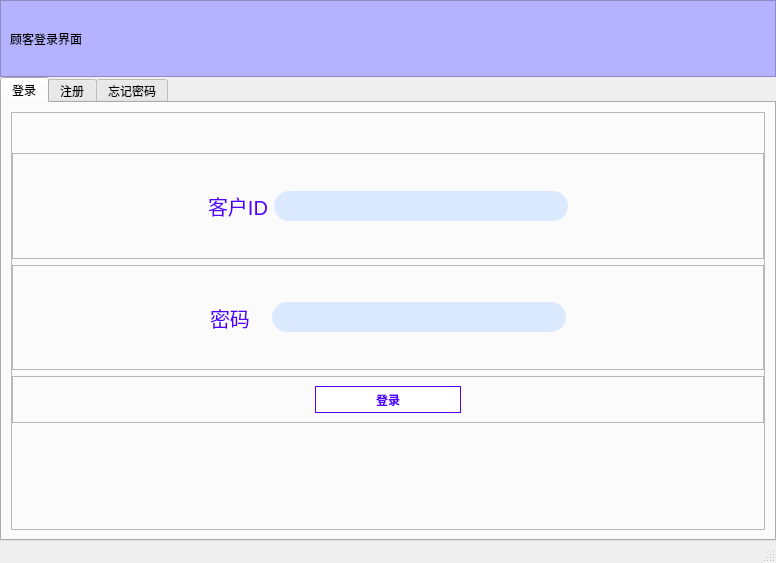
<?xml version="1.0" encoding="UTF-8"?>
<ui version="4.0">
 <class>Window_of_log</class>
 <widget class="QMainWindow" name="Window_of_log">
  <property name="enabled">
   <bool>true</bool>
  </property>
  <property name="geometry">
   <rect>
    <x>0</x>
    <y>0</y>
    <width>776</width>
    <height>563</height>
   </rect>
  </property>
  <property name="minimumSize">
   <size>
    <width>0</width>
    <height>0</height>
   </size>
  </property>
  <property name="maximumSize">
   <size>
    <width>16777215</width>
    <height>16777215</height>
   </size>
  </property>
  <property name="windowTitle">
   <string>顾客登录界面</string>
  </property>
  <property name="animated">
   <bool>true</bool>
  </property>
  <widget class="QWidget" name="centralwidget">
   <layout class="QVBoxLayout" name="verticalLayout" stretch="1,6">
    <property name="spacing">
     <number>0</number>
    </property>
    <property name="leftMargin">
     <number>0</number>
    </property>
    <property name="topMargin">
     <number>0</number>
    </property>
    <property name="rightMargin">
     <number>0</number>
    </property>
    <property name="bottomMargin">
     <number>0</number>
    </property>
    <item>
     <widget class="QFrame" name="frame">
      <property name="styleSheet">
       <string notr="true">background-color: rgb(181, 178, 255);</string>
      </property>
      <property name="frameShape">
       <enum>QFrame::StyledPanel</enum>
      </property>
      <property name="frameShadow">
       <enum>QFrame::Raised</enum>
      </property>
      <layout class="QHBoxLayout" name="horizontalLayout">
       <item>
        <widget class="QLabel" name="label">
         <property name="styleSheet">
          <string notr="true">font: 12pt &quot;幼圆&quot;;</string>
         </property>
         <property name="text">
          <string>顾客登录界面</string>
         </property>
        </widget>
       </item>
       <item>
        <spacer name="horizontalSpacer">
         <property name="orientation">
          <enum>Qt::Horizontal</enum>
         </property>
         <property name="sizeHint" stdset="0">
          <size>
           <width>40</width>
           <height>20</height>
          </size>
         </property>
        </spacer>
       </item>
       <item>
        <widget class="QPushButton" name="pushButton">
         <property name="styleSheet">
          <string notr="true">QPushButton,#pushbutton{
	border:none;
	color:(255,255,255)
}</string>
         </property>
         <property name="text">
          <string/>
         </property>
         <property name="icon">
          <iconset>
           <normaloff>Icon/minus.png</normaloff>Icon/minus.png</iconset>
         </property>
        </widget>
       </item>
       <item>
        <widget class="QPushButton" name="pushButton_2">
         <property name="styleSheet">
          <string notr="true">QPushButton,#pushbutton{
	border:none;
	color:(255,255,255)
}</string>
         </property>
         <property name="text">
          <string/>
         </property>
         <property name="icon">
          <iconset>
           <normaloff>Icon/close.png</normaloff>Icon/close.png</iconset>
         </property>
        </widget>
       </item>
      </layout>
     </widget>
    </item>
    <item>
     <widget class="QTabWidget" name="tabWidget">
      <property name="styleSheet">
       <string notr="true">QPushButton{
	border: 1px solid rgb(85, 0, 255);
	background-color: rgb(255, 255, 255);
	color: rgb(85, 0, 255);
	height: 25px;
	font-weight: 700;
}

QPushButton:hover{
	border: none;
	background-color: rgb(85, 0, 255);
	color: rgb(255, 255, 255);
}</string>
      </property>
      <property name="currentIndex">
       <number>0</number>
      </property>
      <widget class="QWidget" name="tab">
       <attribute name="title">
        <string>登录</string>
       </attribute>
       <layout class="QHBoxLayout" name="horizontalLayout_10">
        <item>
         <widget class="QFrame" name="frame_6">
          <property name="frameShape">
           <enum>QFrame::StyledPanel</enum>
          </property>
          <property name="frameShadow">
           <enum>QFrame::Raised</enum>
          </property>
          <layout class="QVBoxLayout" name="verticalLayout_3" stretch="0,1,1,0,1">
           <property name="leftMargin">
            <number>0</number>
           </property>
           <property name="topMargin">
            <number>0</number>
           </property>
           <property name="rightMargin">
            <number>0</number>
           </property>
           <property name="bottomMargin">
            <number>0</number>
           </property>
           <item>
            <spacer name="verticalSpacer">
             <property name="orientation">
              <enum>Qt::Vertical</enum>
             </property>
             <property name="sizeHint" stdset="0">
              <size>
               <width>20</width>
               <height>40</height>
              </size>
             </property>
            </spacer>
           </item>
           <item>
            <widget class="QFrame" name="frame_7">
             <property name="frameShape">
              <enum>QFrame::StyledPanel</enum>
             </property>
             <property name="frameShadow">
              <enum>QFrame::Raised</enum>
             </property>
             <layout class="QHBoxLayout" name="horizontalLayout_6" stretch="2,0,3,2">
              <property name="leftMargin">
               <number>0</number>
              </property>
              <property name="topMargin">
               <number>0</number>
              </property>
              <property name="rightMargin">
               <number>0</number>
              </property>
              <property name="bottomMargin">
               <number>0</number>
              </property>
              <item>
               <spacer name="horizontalSpacer_8">
                <property name="orientation">
                 <enum>Qt::Horizontal</enum>
                </property>
                <property name="sizeHint" stdset="0">
                 <size>
                  <width>40</width>
                  <height>20</height>
                 </size>
                </property>
               </spacer>
              </item>
              <item>
               <widget class="QLabel" name="label_4">
                <property name="styleSheet">
                 <string notr="true">color: rgb(85, 0, 255);
	font-size: 20px;</string>
                </property>
                <property name="text">
                 <string>客户ID</string>
                </property>
               </widget>
              </item>
              <item>
               <widget class="QLineEdit" name="textUser">
                <property name="styleSheet">
                 <string notr="true">QLineEdit{
	height: 30px;
	border-radius: 15px;
	padding-left: 10px;
	color: rgb(85, 0, 255);
	font-size: 20px;	
	background-color: rgb(219, 233, 255);
}
QLineEdit:focus{
	border: 1px solid  rgb(181, 201, 255);
}</string>
                </property>
                <property name="text">
                 <string/>
                </property>
               </widget>
              </item>
              <item>
               <spacer name="horizontalSpacer_9">
                <property name="orientation">
                 <enum>Qt::Horizontal</enum>
                </property>
                <property name="sizeHint" stdset="0">
                 <size>
                  <width>40</width>
                  <height>20</height>
                 </size>
                </property>
               </spacer>
              </item>
             </layout>
            </widget>
           </item>
           <item>
            <widget class="QFrame" name="frame_8">
             <property name="frameShape">
              <enum>QFrame::StyledPanel</enum>
             </property>
             <property name="frameShadow">
              <enum>QFrame::Raised</enum>
             </property>
             <layout class="QHBoxLayout" name="horizontalLayout_7" stretch="2,0,3,2">
              <property name="leftMargin">
               <number>0</number>
              </property>
              <property name="topMargin">
               <number>0</number>
              </property>
              <property name="rightMargin">
               <number>0</number>
              </property>
              <property name="bottomMargin">
               <number>0</number>
              </property>
              <item>
               <spacer name="horizontalSpacer_10">
                <property name="orientation">
                 <enum>Qt::Horizontal</enum>
                </property>
                <property name="sizeHint" stdset="0">
                 <size>
                  <width>40</width>
                  <height>20</height>
                 </size>
                </property>
               </spacer>
              </item>
              <item>
               <layout class="QHBoxLayout" name="horizontalLayout_8">
                <property name="spacing">
                 <number>5</number>
                </property>
                <property name="rightMargin">
                 <number>16</number>
                </property>
                <item>
                 <widget class="QLabel" name="label_5">
                  <property name="sizePolicy">
                   <sizepolicy hsizetype="Preferred" vsizetype="Preferred">
                    <horstretch>6</horstretch>
                    <verstretch>0</verstretch>
                   </sizepolicy>
                  </property>
                  <property name="styleSheet">
                   <string notr="true">color: rgb(85, 0, 255);
	font-size: 20px;</string>
                  </property>
                  <property name="text">
                   <string>密码</string>
                  </property>
                 </widget>
                </item>
               </layout>
              </item>
              <item>
               <widget class="QLineEdit" name="textPwd">
                <property name="styleSheet">
                 <string notr="true">QLineEdit{
	height: 30px;
	border-radius: 15px;
	padding-left: 10px;
	color: rgb(85, 0, 255);
	font-size: 20px;	
	background-color: rgb(219, 233, 255);
}
QLineEdit:focus{
	border: 1px solid  rgb(181, 201, 255);
}</string>
                </property>
                <property name="echoMode">
                 <enum>QLineEdit::Password</enum>
                </property>
               </widget>
              </item>
              <item>
               <spacer name="horizontalSpacer_11">
                <property name="orientation">
                 <enum>Qt::Horizontal</enum>
                </property>
                <property name="sizeHint" stdset="0">
                 <size>
                  <width>40</width>
                  <height>20</height>
                 </size>
                </property>
               </spacer>
              </item>
             </layout>
            </widget>
           </item>
           <item>
            <widget class="QFrame" name="frame_9">
             <property name="frameShape">
              <enum>QFrame::StyledPanel</enum>
             </property>
             <property name="frameShadow">
              <enum>QFrame::Raised</enum>
             </property>
             <layout class="QHBoxLayout" name="horizontalLayout_9" stretch="2,1,2">
              <item>
               <spacer name="horizontalSpacer_12">
                <property name="orientation">
                 <enum>Qt::Horizontal</enum>
                </property>
                <property name="sizeHint" stdset="0">
                 <size>
                  <width>221</width>
                  <height>20</height>
                 </size>
                </property>
               </spacer>
              </item>
              <item>
               <widget class="QPushButton" name="buttonLogin">
                <property name="styleSheet">
                 <string notr="true">QPushButton{
	border: 1px solid rgb(85, 0, 255);
	background-color: rgb(255, 255, 255);
	color: rgb(85, 0, 255);
	height: 25px;
	font-weight: 700;
}

QPushButton:hover{
	border: none;
	background-color: rgb(85, 0, 255);
	color: rgb(255, 255, 255);
}
</string>
                </property>
                <property name="text">
                 <string>登录</string>
                </property>
               </widget>
              </item>
              <item>
               <spacer name="horizontalSpacer_13">
                <property name="orientation">
                 <enum>Qt::Horizontal</enum>
                </property>
                <property name="sizeHint" stdset="0">
                 <size>
                  <width>221</width>
                  <height>20</height>
                 </size>
                </property>
               </spacer>
              </item>
             </layout>
            </widget>
           </item>
           <item>
            <spacer name="verticalSpacer_3">
             <property name="orientation">
              <enum>Qt::Vertical</enum>
             </property>
             <property name="sizeHint" stdset="0">
              <size>
               <width>20</width>
               <height>40</height>
              </size>
             </property>
            </spacer>
           </item>
          </layout>
         </widget>
        </item>
       </layout>
      </widget>
      <widget class="QWidget" name="tab_2">
       <attribute name="title">
        <string>注册</string>
       </attribute>
       <layout class="QVBoxLayout" name="verticalLayout_2" stretch="4,1">
        <property name="spacing">
         <number>0</number>
        </property>
        <property name="leftMargin">
         <number>0</number>
        </property>
        <property name="topMargin">
         <number>0</number>
        </property>
        <property name="rightMargin">
         <number>0</number>
        </property>
        <property name="bottomMargin">
         <number>0</number>
        </property>
        <item>
         <widget class="QFrame" name="frame_2">
          <property name="frameShape">
           <enum>QFrame::StyledPanel</enum>
          </property>
          <property name="frameShadow">
           <enum>QFrame::Raised</enum>
          </property>
          <layout class="QHBoxLayout" name="horizontalLayout_3" stretch="1,1">
           <property name="spacing">
            <number>0</number>
           </property>
           <property name="leftMargin">
            <number>0</number>
           </property>
           <property name="topMargin">
            <number>0</number>
           </property>
           <property name="rightMargin">
            <number>0</number>
           </property>
           <property name="bottomMargin">
            <number>0</number>
           </property>
           <item>
            <widget class="QFrame" name="frame_4">
             <property name="frameShape">
              <enum>QFrame::StyledPanel</enum>
             </property>
             <property name="frameShadow">
              <enum>QFrame::Raised</enum>
             </property>
             <layout class="QVBoxLayout" name="verticalLayout_4">
              <property name="spacing">
               <number>0</number>
              </property>
              <property name="leftMargin">
               <number>0</number>
              </property>
              <property name="topMargin">
               <number>0</number>
              </property>
              <property name="rightMargin">
               <number>0</number>
              </property>
              <property name="bottomMargin">
               <number>0</number>
              </property>
              <item>
               <widget class="QFrame" name="frame_21">
                <property name="frameShape">
                 <enum>QFrame::StyledPanel</enum>
                </property>
                <property name="frameShadow">
                 <enum>QFrame::Raised</enum>
                </property>
                <layout class="QHBoxLayout" name="horizontalLayout_19">
                 <item>
                  <widget class="QLabel" name="label_14">
                   <property name="styleSheet">
                    <string notr="true">color: rgb(85, 0, 255);</string>
                   </property>
                   <property name="text">
                    <string>公司名称</string>
                   </property>
                  </widget>
                 </item>
                 <item>
                  <widget class="QLineEdit" name="text2KCom">
                   <property name="styleSheet">
                    <string notr="true">QLineEdit{
	height: 30px;
	border-radius: 15px;
	color: rgb(85, 0, 255);
	font-size: 20px;	
	background-color: rgb(219, 233, 255);
}
QLineEdit:focus{
	border: 1px solid  rgb(181, 201, 255);
}</string>
                   </property>
                  </widget>
                 </item>
                </layout>
               </widget>
              </item>
              <item>
               <widget class="QFrame" name="frame_10">
                <property name="frameShape">
                 <enum>QFrame::StyledPanel</enum>
                </property>
                <property name="frameShadow">
                 <enum>QFrame::Raised</enum>
                </property>
                <layout class="QHBoxLayout" name="horizontalLayout_4">
                 <item>
                  <widget class="QLabel" name="label_2">
                   <property name="styleSheet">
                    <string notr="true">color: rgb(85, 0, 255);</string>
                   </property>
                   <property name="text">
                    <string>姓名</string>
                   </property>
                  </widget>
                 </item>
                 <item>
                  <widget class="QLineEdit" name="text2KName">
                   <property name="styleSheet">
                    <string notr="true">QLineEdit{
	height: 30px;
	border-radius: 15px;
	color: rgb(85, 0, 255);
	font-size: 20px;	
	background-color: rgb(219, 233, 255);
}
QLineEdit:focus{
	border: 1px solid  rgb(181, 201, 255);
}</string>
                   </property>
                  </widget>
                 </item>
                </layout>
               </widget>
              </item>
              <item>
               <widget class="QFrame" name="frame_14">
                <property name="frameShape">
                 <enum>QFrame::StyledPanel</enum>
                </property>
                <property name="frameShadow">
                 <enum>QFrame::Raised</enum>
                </property>
                <layout class="QHBoxLayout" name="horizontalLayout_5">
                 <item>
                  <widget class="QLabel" name="label_3">
                   <property name="styleSheet">
                    <string notr="true">color: rgb(85, 0, 255);</string>
                   </property>
                   <property name="text">
                    <string>职务</string>
                   </property>
                  </widget>
                 </item>
                 <item>
                  <widget class="QLineEdit" name="text2KJob">
                   <property name="styleSheet">
                    <string notr="true">QLineEdit{
	height: 30px;
	border-radius: 15px;
	color: rgb(85, 0, 255);
	font-size: 20px;	
	background-color: rgb(219, 233, 255);
}
QLineEdit:focus{
	border: 1px solid  rgb(181, 201, 255);
}</string>
                   </property>
                  </widget>
                 </item>
                </layout>
               </widget>
              </item>
              <item>
               <widget class="QFrame" name="frame_13">
                <property name="frameShape">
                 <enum>QFrame::StyledPanel</enum>
                </property>
                <property name="frameShadow">
                 <enum>QFrame::Raised</enum>
                </property>
                <layout class="QHBoxLayout" name="horizontalLayout_11">
                 <item>
                  <widget class="QLabel" name="label_6">
                   <property name="styleSheet">
                    <string notr="true">color: rgb(85, 0, 255);</string>
                   </property>
                   <property name="text">
                    <string>城市</string>
                   </property>
                  </widget>
                 </item>
                 <item>
                  <widget class="QLineEdit" name="text2KCity">
                   <property name="styleSheet">
                    <string notr="true">QLineEdit{
	height: 30px;
	border-radius: 15px;
	color: rgb(85, 0, 255);
	font-size: 20px;	
	background-color: rgb(219, 233, 255);
}
QLineEdit:focus{
	border: 1px solid  rgb(181, 201, 255);
}</string>
                   </property>
                  </widget>
                 </item>
                </layout>
               </widget>
              </item>
              <item>
               <widget class="QFrame" name="frame_12">
                <property name="frameShape">
                 <enum>QFrame::StyledPanel</enum>
                </property>
                <property name="frameShadow">
                 <enum>QFrame::Raised</enum>
                </property>
                <layout class="QHBoxLayout" name="horizontalLayout_12">
                 <item>
                  <widget class="QLabel" name="label_7">
                   <property name="styleSheet">
                    <string notr="true">color: rgb(85, 0, 255);</string>
                   </property>
                   <property name="text">
                    <string>地区</string>
                   </property>
                  </widget>
                 </item>
                 <item>
                  <widget class="QLineEdit" name="text2KArea">
                   <property name="styleSheet">
                    <string notr="true">QLineEdit{
	height: 30px;
	border-radius: 15px;
	color: rgb(85, 0, 255);
	font-size: 20px;	
	background-color: rgb(219, 233, 255);
}
QLineEdit:focus{
	border: 1px solid  rgb(181, 201, 255);
}</string>
                   </property>
                  </widget>
                 </item>
                </layout>
               </widget>
              </item>
              <item>
               <widget class="QFrame" name="frame_11">
                <property name="styleSheet">
                 <string notr="true">QLineEdit{
	height: 20px;
	border-radius: 15px;
	color: rgb(85, 0, 255);
	font-size: 20px;	
	background-color: rgb(219, 233, 255);
}
QLineEdit:focus{
	border: 1px solid  rgb(181, 201, 255);
}</string>
                </property>
                <property name="frameShape">
                 <enum>QFrame::StyledPanel</enum>
                </property>
                <property name="frameShadow">
                 <enum>QFrame::Raised</enum>
                </property>
                <layout class="QHBoxLayout" name="horizontalLayout_13">
                 <item>
                  <widget class="QLabel" name="label_8">
                   <property name="styleSheet">
                    <string notr="true">color: rgb(85, 0, 255);</string>
                   </property>
                   <property name="text">
                    <string>国家</string>
                   </property>
                  </widget>
                 </item>
                 <item>
                  <widget class="QLineEdit" name="text2KCountry">
                   <property name="sizePolicy">
                    <sizepolicy hsizetype="Expanding" vsizetype="Fixed">
                     <horstretch>0</horstretch>
                     <verstretch>0</verstretch>
                    </sizepolicy>
                   </property>
                   <property name="minimumSize">
                    <size>
                     <width>0</width>
                     <height>0</height>
                    </size>
                   </property>
                   <property name="styleSheet">
                    <string>QLineEdit{
	height: 30px;
	border-radius: 15px;
	color: rgb(85, 0, 255);
	font-size: 20px;	
	background-color: rgb(219, 233, 255);
}
QLineEdit:focus{
	border: 1px solid  rgb(181, 201, 255);
}</string>
                   </property>
                  </widget>
                 </item>
                </layout>
               </widget>
              </item>
             </layout>
            </widget>
           </item>
           <item>
            <widget class="QFrame" name="frame_5">
             <property name="frameShape">
              <enum>QFrame::StyledPanel</enum>
             </property>
             <property name="frameShadow">
              <enum>QFrame::Raised</enum>
             </property>
             <layout class="QHBoxLayout" name="horizontalLayout_16">
              <property name="spacing">
               <number>0</number>
              </property>
              <property name="leftMargin">
               <number>0</number>
              </property>
              <property name="topMargin">
               <number>0</number>
              </property>
              <property name="rightMargin">
               <number>0</number>
              </property>
              <property name="bottomMargin">
               <number>0</number>
              </property>
              <item>
               <widget class="QFrame" name="frame_22">
                <property name="frameShape">
                 <enum>QFrame::StyledPanel</enum>
                </property>
                <property name="frameShadow">
                 <enum>QFrame::Raised</enum>
                </property>
                <layout class="QVBoxLayout" name="verticalLayout_6">
                 <property name="spacing">
                  <number>0</number>
                 </property>
                 <property name="leftMargin">
                  <number>0</number>
                 </property>
                 <property name="topMargin">
                  <number>0</number>
                 </property>
                 <property name="rightMargin">
                  <number>0</number>
                 </property>
                 <property name="bottomMargin">
                  <number>0</number>
                 </property>
                 <item>
                  <widget class="QFrame" name="frame_23">
                   <property name="frameShape">
                    <enum>QFrame::StyledPanel</enum>
                   </property>
                   <property name="frameShadow">
                    <enum>QFrame::Raised</enum>
                   </property>
                   <layout class="QHBoxLayout" name="horizontalLayout_20">
                    <item>
                     <widget class="QLabel" name="label_15">
                      <property name="styleSheet">
                       <string notr="true">color: rgb(85, 0, 255);</string>
                      </property>
                      <property name="text">
                       <string>邮政编码</string>
                      </property>
                     </widget>
                    </item>
                    <item>
                     <widget class="QLineEdit" name="text2Kecode">
                      <property name="styleSheet">
                       <string notr="true">QLineEdit{
	height: 30px;
	border-radius: 15px;
	color: rgb(85, 0, 255);
	font-size: 20px;	
	background-color: rgb(219, 233, 255);
}
QLineEdit:focus{
	border: 1px solid  rgb(181, 201, 255);
}</string>
                      </property>
                     </widget>
                    </item>
                   </layout>
                  </widget>
                 </item>
                 <item>
                  <widget class="QFrame" name="frame_24">
                   <property name="frameShape">
                    <enum>QFrame::StyledPanel</enum>
                   </property>
                   <property name="frameShadow">
                    <enum>QFrame::Raised</enum>
                   </property>
                   <layout class="QHBoxLayout" name="horizontalLayout_21">
                    <item>
                     <widget class="QLabel" name="label_16">
                      <property name="styleSheet">
                       <string notr="true">color: rgb(85, 0, 255);</string>
                      </property>
                      <property name="text">
                       <string>详细地址</string>
                      </property>
                     </widget>
                    </item>
                    <item>
                     <widget class="QLineEdit" name="text2Adrr">
                      <property name="styleSheet">
                       <string notr="true">QLineEdit{
	height: 30px;
	border-radius: 15px;
	color: rgb(85, 0, 255);
	font-size: 20px;	
	background-color: rgb(219, 233, 255);
}
QLineEdit:focus{
	border: 1px solid  rgb(181, 201, 255);
}</string>
                      </property>
                     </widget>
                    </item>
                   </layout>
                  </widget>
                 </item>
                 <item>
                  <widget class="QFrame" name="frame_25">
                   <property name="frameShape">
                    <enum>QFrame::StyledPanel</enum>
                   </property>
                   <property name="frameShadow">
                    <enum>QFrame::Raised</enum>
                   </property>
                   <layout class="QHBoxLayout" name="horizontalLayout_22">
                    <item>
                     <widget class="QLabel" name="label_17">
                      <property name="styleSheet">
                       <string notr="true">color: rgb(85, 0, 255);</string>
                      </property>
                      <property name="text">
                       <string>电话</string>
                      </property>
                     </widget>
                    </item>
                    <item>
                     <widget class="QLineEdit" name="text2Kphone">
                      <property name="styleSheet">
                       <string notr="true">QLineEdit{
	height: 30px;
	border-radius: 15px;
	color: rgb(85, 0, 255);
	font-size: 20px;	
	background-color: rgb(219, 233, 255);
}
QLineEdit:focus{
	border: 1px solid  rgb(181, 201, 255);
}</string>
                      </property>
                      <property name="placeholderText">
                       <string>要求输入长度大于10</string>
                      </property>
                     </widget>
                    </item>
                   </layout>
                  </widget>
                 </item>
                 <item>
                  <widget class="QFrame" name="frame_26">
                   <property name="frameShape">
                    <enum>QFrame::StyledPanel</enum>
                   </property>
                   <property name="frameShadow">
                    <enum>QFrame::Raised</enum>
                   </property>
                   <layout class="QHBoxLayout" name="horizontalLayout_23">
                    <item>
                     <widget class="QLabel" name="label_18">
                      <property name="styleSheet">
                       <string notr="true">color: rgb(85, 0, 255);</string>
                      </property>
                      <property name="text">
                       <string>传真</string>
                      </property>
                     </widget>
                    </item>
                    <item>
                     <widget class="QLineEdit" name="text2Kfox">
                      <property name="styleSheet">
                       <string notr="true">QLineEdit{
	height: 30px;
	border-radius: 15px;
	color: rgb(85, 0, 255);
	font-size: 20px;	
	background-color: rgb(219, 233, 255);
}
QLineEdit:focus{
	border: 1px solid  rgb(181, 201, 255);
}</string>
                      </property>
                     </widget>
                    </item>
                   </layout>
                  </widget>
                 </item>
                 <item>
                  <widget class="QFrame" name="frame_27">
                   <property name="frameShape">
                    <enum>QFrame::StyledPanel</enum>
                   </property>
                   <property name="frameShadow">
                    <enum>QFrame::Raised</enum>
                   </property>
                   <layout class="QHBoxLayout" name="horizontalLayout_24">
                    <item>
                     <widget class="QLabel" name="label_19">
                      <property name="styleSheet">
                       <string notr="true">color: rgb(85, 0, 255);</string>
                      </property>
                      <property name="text">
                       <string>客户ID</string>
                      </property>
                     </widget>
                    </item>
                    <item>
                     <widget class="QLineEdit" name="text2KID">
                      <property name="styleSheet">
                       <string notr="true">QLineEdit{
	height: 30px;
	border-radius: 15px;
	color: rgb(85, 0, 255);
	font-size: 20px;	
	background-color: rgb(219, 233, 255);
}
QLineEdit:focus{
	border: 1px solid  rgb(181, 201, 255);
}</string>
                      </property>
                      <property name="placeholderText">
                       <string>要求输入长度为5</string>
                      </property>
                     </widget>
                    </item>
                   </layout>
                  </widget>
                 </item>
                 <item>
                  <widget class="QFrame" name="frame_28">
                   <property name="frameShape">
                    <enum>QFrame::StyledPanel</enum>
                   </property>
                   <property name="frameShadow">
                    <enum>QFrame::Raised</enum>
                   </property>
                   <layout class="QHBoxLayout" name="horizontalLayout_25">
                    <item>
                     <widget class="QLabel" name="label_20">
                      <property name="styleSheet">
                       <string notr="true">color: rgb(85, 0, 255);</string>
                      </property>
                      <property name="text">
                       <string>密码</string>
                      </property>
                     </widget>
                    </item>
                    <item>
                     <widget class="QLineEdit" name="text2Kkey">
                      <property name="styleSheet">
                       <string notr="true">QLineEdit{
	height: 30px;
	border-radius: 15px;
	color: rgb(85, 0, 255);
	font-size: 20px;	
	background-color: rgb(219, 233, 255);
}
QLineEdit:focus{
	border: 1px solid  rgb(181, 201, 255);
}</string>
                      </property>
                     </widget>
                    </item>
                   </layout>
                  </widget>
                 </item>
                </layout>
               </widget>
              </item>
             </layout>
            </widget>
           </item>
          </layout>
         </widget>
        </item>
        <item>
         <widget class="QFrame" name="frame_3">
          <property name="frameShape">
           <enum>QFrame::StyledPanel</enum>
          </property>
          <property name="frameShadow">
           <enum>QFrame::Raised</enum>
          </property>
          <layout class="QHBoxLayout" name="horizontalLayout_2">
           <item>
            <spacer name="horizontalSpacer_2">
             <property name="orientation">
              <enum>Qt::Horizontal</enum>
             </property>
             <property name="sizeHint" stdset="0">
              <size>
               <width>228</width>
               <height>20</height>
              </size>
             </property>
            </spacer>
           </item>
           <item>
            <widget class="QPushButton" name="button2KZright">
             <property name="minimumSize">
              <size>
               <width>100</width>
               <height>0</height>
              </size>
             </property>
             <property name="styleSheet">
              <string notr="true">QPushButton{
	border: 1px solid rgb(85, 0, 255);
	background-color: rgb(255, 255, 255);
	color: rgb(85, 0, 255);
	height: 25px;
	font-weight: 700;
}

QPushButton:hover{
	border: none;
	background-color: rgb(85, 0, 255);
	color: rgb(255, 255, 255);
}</string>
             </property>
             <property name="text">
              <string>确定</string>
             </property>
            </widget>
           </item>
           <item>
            <spacer name="horizontalSpacer_3">
             <property name="orientation">
              <enum>Qt::Horizontal</enum>
             </property>
             <property name="sizeHint" stdset="0">
              <size>
               <width>228</width>
               <height>20</height>
              </size>
             </property>
            </spacer>
           </item>
          </layout>
         </widget>
        </item>
       </layout>
      </widget>
      <widget class="QWidget" name="tab_3">
       <attribute name="title">
        <string>忘记密码</string>
       </attribute>
       <layout class="QVBoxLayout" name="verticalLayout_5" stretch="1,1">
        <property name="spacing">
         <number>0</number>
        </property>
        <property name="leftMargin">
         <number>0</number>
        </property>
        <property name="topMargin">
         <number>0</number>
        </property>
        <property name="rightMargin">
         <number>0</number>
        </property>
        <property name="bottomMargin">
         <number>0</number>
        </property>
        <item>
         <widget class="QFrame" name="frame_15">
          <property name="frameShape">
           <enum>QFrame::StyledPanel</enum>
          </property>
          <property name="frameShadow">
           <enum>QFrame::Raised</enum>
          </property>
          <layout class="QVBoxLayout" name="verticalLayout_8">
           <item>
            <spacer name="verticalSpacer_4">
             <property name="orientation">
              <enum>Qt::Vertical</enum>
             </property>
             <property name="sizeHint" stdset="0">
              <size>
               <width>20</width>
               <height>40</height>
              </size>
             </property>
            </spacer>
           </item>
           <item>
            <widget class="QFrame" name="frame_18">
             <property name="frameShape">
              <enum>QFrame::StyledPanel</enum>
             </property>
             <property name="frameShadow">
              <enum>QFrame::Raised</enum>
             </property>
             <layout class="QHBoxLayout" name="horizontalLayout_14">
              <item>
               <spacer name="horizontalSpacer_7">
                <property name="orientation">
                 <enum>Qt::Horizontal</enum>
                </property>
                <property name="sizeHint" stdset="0">
                 <size>
                  <width>170</width>
                  <height>20</height>
                 </size>
                </property>
               </spacer>
              </item>
              <item>
               <widget class="QLabel" name="label_9">
                <property name="styleSheet">
                 <string notr="true">color: rgb(85, 0, 255);
	font-size: 20px;</string>
                </property>
                <property name="text">
                 <string>客户ID</string>
                </property>
               </widget>
              </item>
              <item>
               <widget class="QLineEdit" name="text2KmyID">
                <property name="styleSheet">
                 <string notr="true">QLineEdit{
	height: 30px;
	border-radius: 15px;
	padding-left: 10px;
	color: rgb(85, 0, 255);
	font-size: 20px;	
	background-color: rgb(219, 233, 255);
}
QLineEdit:focus{
	border: 1px solid  rgb(181, 201, 255);
}</string>
                </property>
               </widget>
              </item>
              <item>
               <spacer name="horizontalSpacer_6">
                <property name="orientation">
                 <enum>Qt::Horizontal</enum>
                </property>
                <property name="sizeHint" stdset="0">
                 <size>
                  <width>170</width>
                  <height>20</height>
                 </size>
                </property>
               </spacer>
              </item>
             </layout>
            </widget>
           </item>
          </layout>
         </widget>
        </item>
        <item>
         <widget class="QFrame" name="frame_16">
          <property name="frameShape">
           <enum>QFrame::StyledPanel</enum>
          </property>
          <property name="frameShadow">
           <enum>QFrame::Raised</enum>
          </property>
          <layout class="QVBoxLayout" name="verticalLayout_7">
           <item>
            <widget class="QFrame" name="frame_17">
             <property name="frameShape">
              <enum>QFrame::StyledPanel</enum>
             </property>
             <property name="frameShadow">
              <enum>QFrame::Raised</enum>
             </property>
             <layout class="QHBoxLayout" name="horizontalLayout_17">
              <item>
               <spacer name="horizontalSpacer_4">
                <property name="orientation">
                 <enum>Qt::Horizontal</enum>
                </property>
                <property name="sizeHint" stdset="0">
                 <size>
                  <width>213</width>
                  <height>20</height>
                 </size>
                </property>
               </spacer>
              </item>
              <item>
               <widget class="QPushButton" name="button2Krekey">
                <property name="minimumSize">
                 <size>
                  <width>100</width>
                  <height>0</height>
                 </size>
                </property>
                <property name="text">
                 <string>重置密码</string>
                </property>
               </widget>
              </item>
              <item>
               <spacer name="horizontalSpacer_5">
                <property name="orientation">
                 <enum>Qt::Horizontal</enum>
                </property>
                <property name="sizeHint" stdset="0">
                 <size>
                  <width>213</width>
                  <height>20</height>
                 </size>
                </property>
               </spacer>
              </item>
             </layout>
            </widget>
           </item>
           <item>
            <spacer name="verticalSpacer_2">
             <property name="orientation">
              <enum>Qt::Vertical</enum>
             </property>
             <property name="sizeHint" stdset="0">
              <size>
               <width>20</width>
               <height>40</height>
              </size>
             </property>
            </spacer>
           </item>
          </layout>
         </widget>
        </item>
       </layout>
      </widget>
     </widget>
    </item>
   </layout>
  </widget>
  <widget class="QStatusBar" name="statusbar"/>
 </widget>
 <resources>
  <include location="C:/Users/86173/Desktop/登录界面/res.qrc"/>
 </resources>
 <connections>
  <connection>
   <sender>pushButton_2</sender>
   <signal>clicked()</signal>
   <receiver>Window_of_log</receiver>
   <slot>close()</slot>
   <hints>
    <hint type="sourcelabel">
     <x>573</x>
     <y>43</y>
    </hint>
    <hint type="destinationlabel">
     <x>561</x>
     <y>-88</y>
    </hint>
   </hints>
  </connection>
  <connection>
   <sender>pushButton</sender>
   <signal>clicked()</signal>
   <receiver>Window_of_log</receiver>
   <slot>showMinimized()</slot>
   <hints>
    <hint type="sourcelabel">
     <x>544</x>
     <y>45</y>
    </hint>
    <hint type="destinationlabel">
     <x>541</x>
     <y>-45</y>
    </hint>
   </hints>
  </connection>
 </connections>
</ui>
